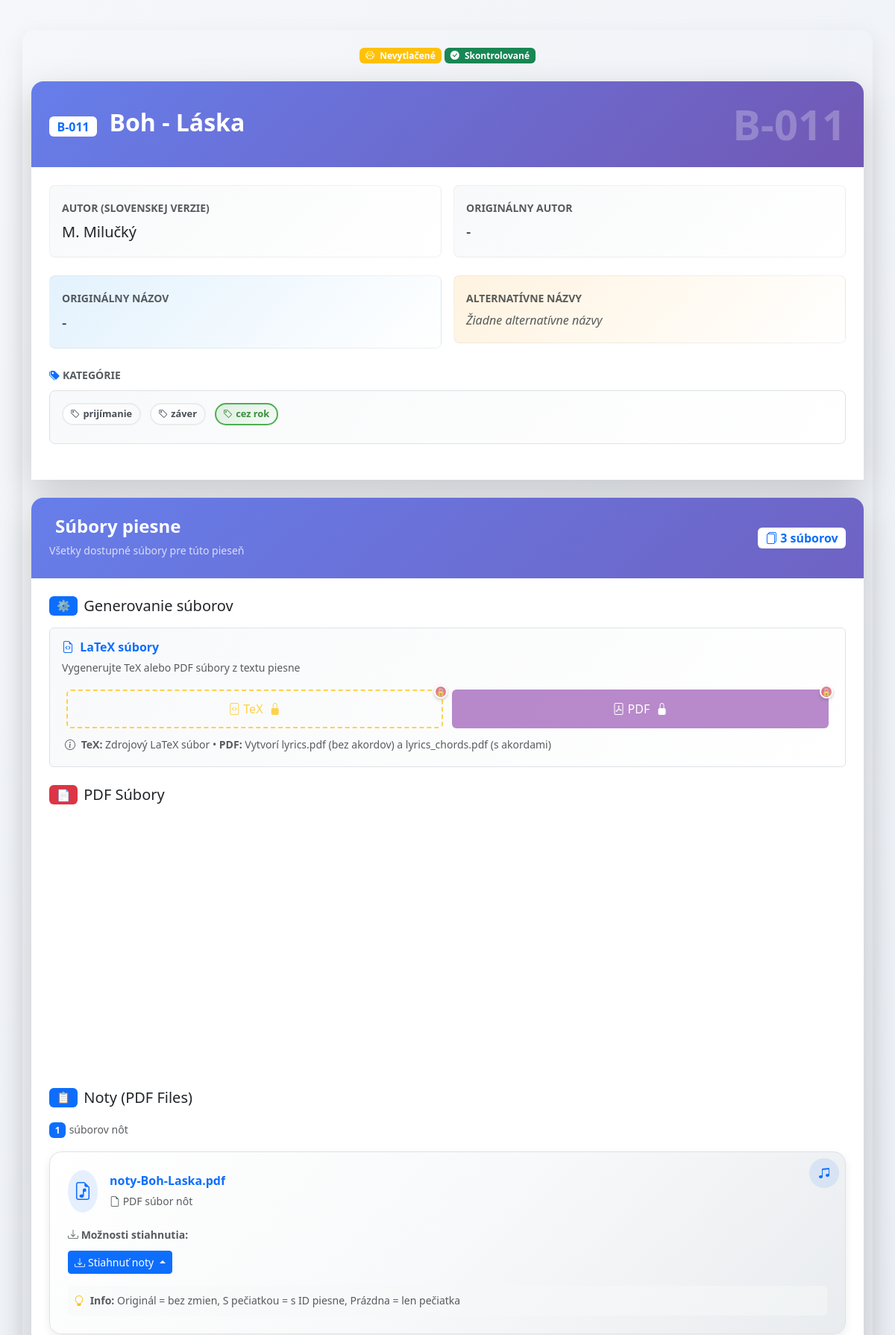
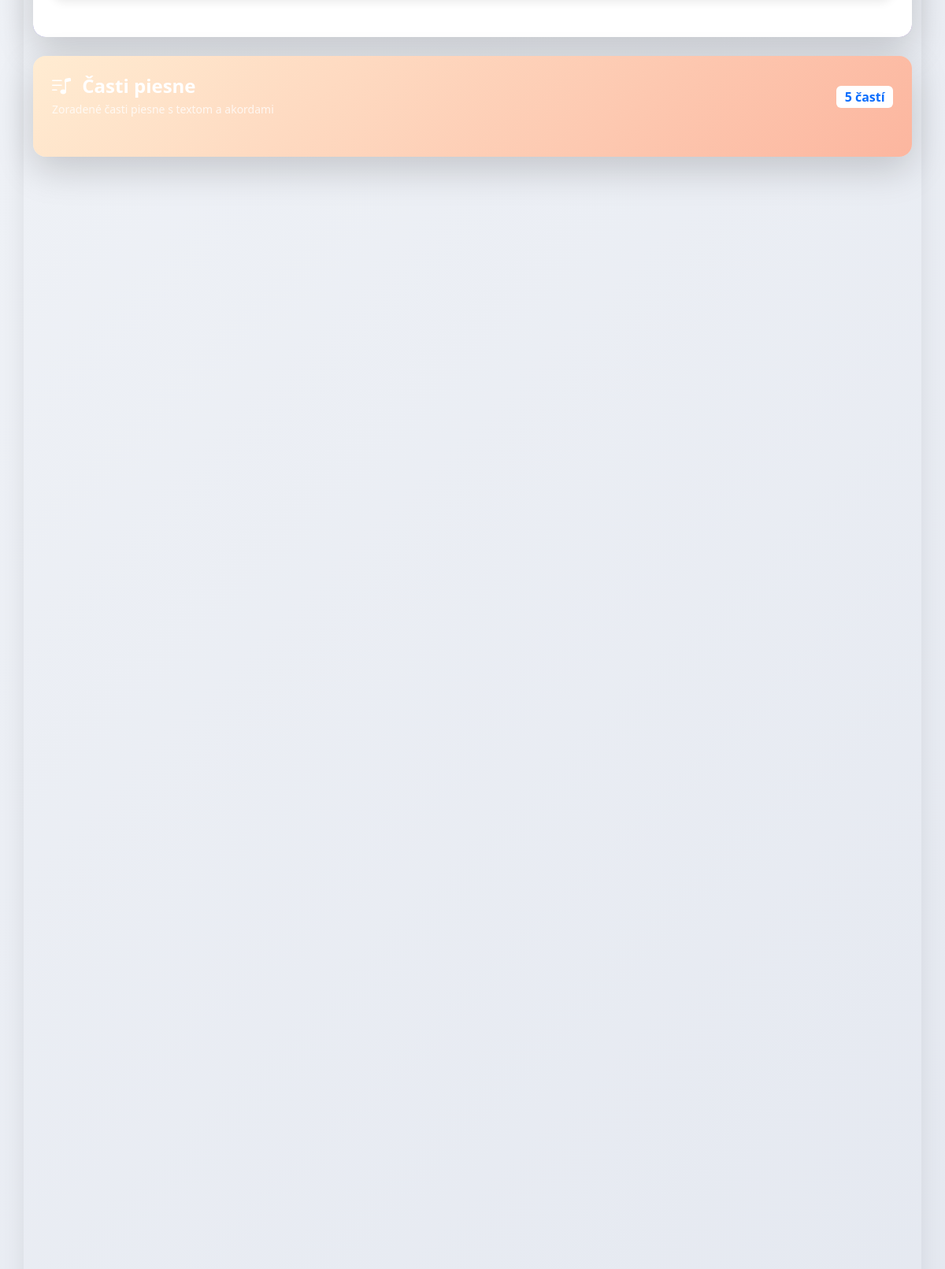
The page /song/36/view (upper part) on the database its author committed (2 pictures, top to bottom).
### models.py (models this page shows, shortened)
class Song(db.Model):
    id = db.Column(db.Integer, primary_key=True)
    song_id = db.Column(db.String(10), nullable=False)  # Format: A-001
    version_name = db.Column(db.String(100), nullable=True)
    title = db.Column(db.String, nullable=False)
    author = db.Column(db.String, nullable=True)
    title_original = db.Column(db.String, nullable=True)
    author_original = db.Column(db.String, nullable=True)
    categories = db.Column(db.String, nullable=True)
    alternative_titles = db.Column(db.String, nullable=True)
    song_parts = db.Column(db.Text, nullable=False)
    admin_checked = db.Column(db.Boolean, default=False)
    printed = db.Column(db.Boolean, default=False)
    pdf_lyrics_path = db.Column(db.String(200))
    pdf_chords_path = db.Column(db.String(200))
    tex_path = db.Column(db.String(200))
    midi_paths = db.Column(db.Text)  # stored as JSON list
    mp3_paths = db.Column(db.Text)
    sheet_pdf_paths = db.Column(db.Text)
    sheet_mscz_paths = db.Column(db.Text)
    search_text = db.Column(db.Text, nullable=True)  # Pre-normalized searchable text
    __table_args__ = (
        UniqueConstraint('song_id', 'version_name', name='uix_song_id_version'),
    )

### app.py (the view)
@app.route('/song/<int:song_id>/view')
def song_view(song_id):
    song = Song.query.get_or_404(song_id)
    try:
        data = json.loads(song.song_parts or '[]')
    except (json.JSONDecodeError, TypeError):
        data = []
    mp3s = json.loads(song.mp3_paths or '[]')
    midis = json.loads(song.midi_paths or '[]')
    sheet_pdfs = json.loads(song.sheet_pdf_paths or '[]')
    sheet_mscz = json.loads(song.sheet_mscz_paths or '[]')
    return render_template('song_view.html', song=song, data=data, mp3s=mp3s, midis=midis, sheet_pdfs=sheet_pdfs, sheet_mscz=sheet_mscz)

### templates/song_view.html (shortened to what this page needs)
{% extends "layout.html" %}
{% block content %}
{% set part_types = ["verse", "chorus", "bridge", "intro", "interlude", "coda", "outro", "prechorus", "comment"] %}
{% set options = [
      "stále omšové spevy",
      "úvod",
      "medzispevy (žalmy; aleluja)",
      "obetovanie",
      "prijímanie",
      "poďakovanie po prijímaní",
      "záver",
      "adorácia",
      "advent",
      "vianoce",
      "pôst",
      "veľká noc",
      "cez rok",
      "k Duchu Svätému",
      "mariánske",
      "k svätcom",
      "detské",
      "iné",
      "liturgia hodín",
      "sobášne",
      "Taizé",
      "krížová cesta",
      "nevhodné"
    ] %}
<div class="song-view-header mb-4">
  <div class="d-flex align-items-center justify-content-between mb-3 flex-wrap">
    <div class="d-flex gap-1 flex-wrap justify-content-center order-1 order-md-2 w-100 w-md-auto mb-2 mb-md-0">
      {% if song.printed %}
      <span class="badge bg-success px-2 py-1 fs-7 fs-md-6">
        <i class="bi bi-printer-fill me-1"></i>
        <span class="d-none d-sm-inline">Vytlačené</span>
        <span class="d-sm-none">✓</span>
      </span>
      {% else %}
      <span class="badge bg-warning px-2 py-1 fs-7 fs-md-6">
        <i class="bi bi-printer me-1"></i>
        <span class="d-none d-sm-inline">Nevytlačené</span>
      </span>
      {% endif %}
      {% if song.admin_checked %}
      <span class="badge bg-success px-2 py-1 fs-7 fs-md-6">
        <i class="bi bi-check-circle-fill me-1"></i>
        <span class="d-none d-sm-inline">Skontrolované</span>
      </span>
      {% else %}
      <span class="badge bg-warning px-2 py-1 fs-7 fs-md-6">
        <i class="bi bi-exclamation-triangle me-1"></i>
        <span class="d-none d-sm-inline">Čaká na kontrolu</span>
        <span class="d-sm-none">⏳</span>
      </span>
      {% endif %}
    </div>
  </div>
</div>
<div class="song-info-section card border-0 shadow-lg rounded-4 mb-4"
     style="background: linear-gradient(135deg, #667eea 0%, #764ba2 100%);">
  <div class="card-header border-0 text-white p-4" style="background: transparent;">
    <div class="d-flex align-items-center justify-content-between">
      <div>
        <h2 class="mb-1 fw-bold">
          <span class="badge bg-white text-primary me-2 fs-6">{{ song.song_id }}</span>
          {{ song.title }}
        </h2>
      </div>
      <div class="song-id-large">
        <span class="display-4 fw-bold opacity-25">{{ song.song_id }}</span>
      </div>
    </div>
  </div>
  <div class="card-body bg-white p-4">
    <div class="row mb-4 g-3">
      <div class="col-md-6 col-12">
        <div class="info-card p-3 rounded-3" style="background: linear-gradient(135deg, #f8f9fa 0%, #ffffff 100%);">
          <label class="fw-bold text-muted small mb-1">AUTOR (SLOVENSKEJ VERZIE)</label>
          <div class="fs-5 fs-sm-6 text-dark text-break">
            {{ song.author if song.author else "Neznámy" }}
          </div>
        </div>
      </div>
      <div class="col-md-6 col-12">
        <div class="info-card p-3 rounded-3" style="background: linear-gradient(135deg, #f8f9fa 0%, #ffffff 100%);">
          <label class="fw-bold text-muted small mb-1">ORIGINÁLNY AUTOR</label>
          <div class="fs-5 fs-sm-6 text-dark text-break">
            {{ song.author_original if song.author_original else "Neznámy" }}
          </div>
        </div>
      </div>
    </div>
    <div class="row mb-4 g-3">
      <div class="col-md-6 col-12">
        <div class="info-card p-3 rounded-3" style="background: linear-gradient(135deg, #e3f2fd 0%, #ffffff 100%);">
          <label class="fw-bold text-muted small mb-1">ORIGINÁLNY NÁZOV</label>
          <div class="fs-5 fs-sm-6 text-dark text-break">
            {{ song.title_original if song.title_original else "Rovnaký ako slovenský" }}
          </div>
        </div>
      </div>
      <div class="col-md-6 col-12">
        <div class="info-card p-3 rounded-3" style="background: linear-gradient(135deg, #fff3e0 0%, #ffffff 100%);">
          <label class="fw-bold text-muted small mb-1">ALTERNATÍVNE NÁZVY</label>
          <div class="fs-6 fs-sm-7">
            {% if song.alternative_titles %}
              {% for alt_title in song.alternative_titles.split(';;') %}
                {% if alt_title.strip() %}
                  <span class="badge bg-light text-dark me-1 mb-1 text-wrap">{{ alt_title.strip() }}</span>
                {% endif %}
              {% endfor %}
            {% else %}
              <span class="text-muted fst-italic">Žiadne alternatívne názvy</span>
            {% endif %}
          </div>
        </div>
      </div>
    </div>
    <div class="categories-display mb-4">
      <label class="fw-bold text-muted small mb-2 d-block">
        <i class="bi bi-tags-fill text-primary me-1"></i>KATEGÓRIE
      </label>
      <div class="categories-container p-3 rounded-3 border"
           style="background: linear-gradient(135deg, #f8f9fa 0%, #ffffff 100%);">
        {% if song.categories %}
          {% for category in song.categories.split(';;') %}
            {% if category.strip() %}
              <span class="category-display-badge badge me-2 mb-2" data-category="{{ category.strip() }}">
                <i class="bi bi-tag me-1"></i>{{ category.strip() }}
              </span>
            {% endif %}
          {% endfor %}
        {% else %}
          <span class="text-muted fst-italic">Žiadne kategórie priradené</span>
        {% endif %}
      </div>
    </div>
  </div>
</div>
{% set file_count = (sheet_pdfs|length) + (mp3s|length) + (midis|length) + (sheet_mscz|length) + (1 if song.pdf_lyrics_path else 0) + (1 if song.pdf_chords_path else 0) %}
<div class="file-management-section card border-0 shadow-lg rounded-4 overflow-hidden mb-4"
     style="background: linear-gradient(135deg, #667eea 0%, #764ba2 100%);">
  <div class="card-header border-0 text-white p-4" style="background: transparent;">
    <div class="d-flex align-items-center justify-content-between">
      <div>
        <h4 class="mb-1 fw-bold">
          Súbory piesne
        </h4>
        <small class="opacity-75">Všetky dostupné súbory pre túto pieseň</small>
      </div>
      <div class="file-stats">
        <span class="badge bg-white text-primary fs-6">
          <i class="bi bi-files"></i>
          {{ file_count }} súborov
        </span>
      </div>
    </div>
  </div>
  <div class="card-body bg-white p-4">
    <div class="generation-section mb-4">
      <h5 class="d-flex align-items-center gap-2 mb-3">
        <span class="badge bg-primary">⚙️</span>
        Generovanie súborov
      </h5>
      <div class="generation-actions card p-3 border"
           style="background: linear-gradient(135deg, #f8f9fa 0%, #ffffff 100%);">
        <div class="d-flex align-items-center justify-content-between mb-3">
          <div>
            <h6 class="mb-1 fw-bold text-primary">
              <i class="bi bi-file-earmark-code me-1"></i>
              LaTeX súbory
            </h6>
            <small class="text-muted">Vygenerujte TeX alebo PDF súbory z textu piesne</small>
          </div>
        </div>
        <div class="row generation-buttons w-100" role="group">
          <div class="col-6">
            <form method="POST" action="{{ url_for('generate_tex', song_id=song.id) }}" class="d-inline w-100" onsubmit="return checkTexPermission(event)">
              <button type="submit" class="btn btn-outline-warning w-100 {{ 'restricted-action' if song.admin_checked or song.printed else '' }}"
                      title="{{ 'Pieseň je chránená - skontrolovaná adminom' if song.admin_checked else ('Pieseň je vytlačená - nemožno meniť' if song.printed else 'Generovať LaTeX súbory') }}">
                <i class="bi bi-file-code me-1"></i>TeX
                {% if song.admin_checked %}<i class="bi bi-lock-fill ms-1"></i>{% endif %}
              </button>
            </form>
          </div>
          <div class="col-6">
            <form method="GET" action="{{ url_for('generate_pdfs', song_id=song.id) }}" class="d-inline w-100" onsubmit="return checkPdfPermission(event)">
              <button type="submit" class="btn btn-primary w-100 {{ 'restricted-action' if not song.tex_path or song.admin_checked or song.printed else '' }}"
                      style="background-color: #9b59b6; border-color: #9b59b6;"
                      title="{{ 'Najprv vygenerujte TeX súbory' if not song.tex_path else ('Pieseň je chránená - skontrolovaná adminom' if song.admin_checked else ('Pieseň je vytlačená - nemožno meniť' if song.printed else 'Generovať PDF súbory')) }}">
                <i class="bi bi-file-pdf me-1"></i>PDF
                {% if song.admin_checked %}<i class="bi bi-lock-fill ms-1"></i>{% endif %}
              </button>
            </form>
          </div>
        </div>
        <div class="mt-2 px-1">
          <small class="text-muted">
            <i class="bi bi-info-circle me-1"></i>
            <strong>TeX:</strong> Zdrojový LaTeX súbor • <strong>PDF:</strong> Vytvorí lyrics.pdf (bez akordov) a lyrics_chords.pdf (s akordami)
          </small>
        </div>
      </div>
    </div>
    {% if song.pdf_lyrics_path or song.pdf_chords_path %}
    <div class="pdf-files-section mb-4">
      <h5 class="d-flex align-items-center gap-2 mb-3">
        <span class="badge bg-danger">📄</span>
        PDF Súbory
      </h5>
    </div>
    {% endif %}
    {% if sheet_pdfs %}
    <div class="mb-4">
      <h5 class="d-flex align-items-center gap-2 mb-3">
        <span class="badge bg-primary">📋</span>
        Noty (PDF Files)
      </h5>
      <div class="sheets-container">
        <div class="mb-3">
          <span class="badge bg-primary">{{ sheet_pdfs|length }}</span>
          <small class="text-muted">súborov nôt</small>
        </div>
        {% for path in sheet_pdfs %}
        <div class="sheet-card mb-3 p-4 border rounded-4 position-relative overflow-hidden"
             style="background: linear-gradient(135deg, #ffffff 0%, #f8f9fa 50%, #e9ecef 100%);
                    box-shadow: 0 4px 12px rgba(0,0,0,0.08);">
          <div class="d-flex align-items-start justify-content-between mb-3">
            <div class="file-info d-flex align-items-center gap-3">
              <div class="file-icon p-2 rounded-circle bg-primary bg-opacity-10">
                <i class="bi bi-file-earmark-music fs-4 text-primary"></i>
              </div>
              <div>
                <div class="fw-bold text-primary fs-6">{{ path.split('/')[-1] }}</div>
                <small class="text-muted">
                  <i class="bi bi-file-earmark"></i> PDF súbor nôt
                </small>
              </div>
            </div>
          </div>
          <div class="download-actions">
            <div class="mb-2">
              <small class="text-muted fw-semibold">
                <i class="bi bi-download"></i> Možnosti stiahnutia:
              </small>
            </div>
            <div class="btn-group dropup">
              <button type="button" class="btn btn-primary btn-sm dropdown-toggle d-flex align-items-center gap-1"
                      data-bs-toggle="dropdown" aria-expanded="false" data-bs-auto-close="true">
                <i class="bi bi-download"></i>
                Stiahnuť noty
              </button>
            </div>
          </div>
          <div class="info-panel mt-3 p-2 rounded-2 bg-light bg-opacity-50">
            <small class="text-muted d-block">
              <i class="bi bi-lightbulb text-warning me-1"></i>
              <strong>Info:</strong> Originál = bez zmien, S pečiatkou = s ID piesne, Prázdna = len pečiatka
            </small>
          </div>
          <div class="position-absolute top-0 end-0 p-2">
            <div class="bg-primary bg-opacity-10 rounded-circle p-1" style="width: 40px; height: 40px;">
              <i class="bi bi-music-note-beamed text-primary d-flex align-items-center justify-content-center h-100"></i>
            </div>
          </div>
        </div>
        {% endfor %}
      </div>
    </div>
    {% endif %}
  </div>
</div>
<div class="parts-section card border-0 shadow-lg rounded-4 p-4 mb-4"
     style="background: linear-gradient(135deg, #ffecd2 0%, #fcb69f 100%);">
  <div class="d-flex align-items-center justify-content-between mb-4">
    <div>
      <h4 class="text-white fw-bold mb-1">
        <i class="bi bi-music-note-list me-2"></i>
        Časti piesne
      </h4>
      <small class="d-block text-white opacity-75">Zoradené časti piesne s textom a akordami</small>
    </div>
    <span class="badge bg-white text-primary fs-6">
      {{ data|length }} častí
    </span>
  </div>
</div>
<div id="parts-display" class="mb-4">
</div>
{% endblock %}

### rows shown on the page
Song: song_id "B-011", title "Boh - Láska", author "M. Milučký", author_original "-", title_original "-"

### other values the page prints
{{ category.strip() }} "prijímanie" "záver" "cez rok"
{{ file_count }} "3"
{{ sheet_pdfs|length }} "1"
{{ path.split('/')[-1] }} "noty-Boh-Laska.pdf"
{{ data|length }} "5"
